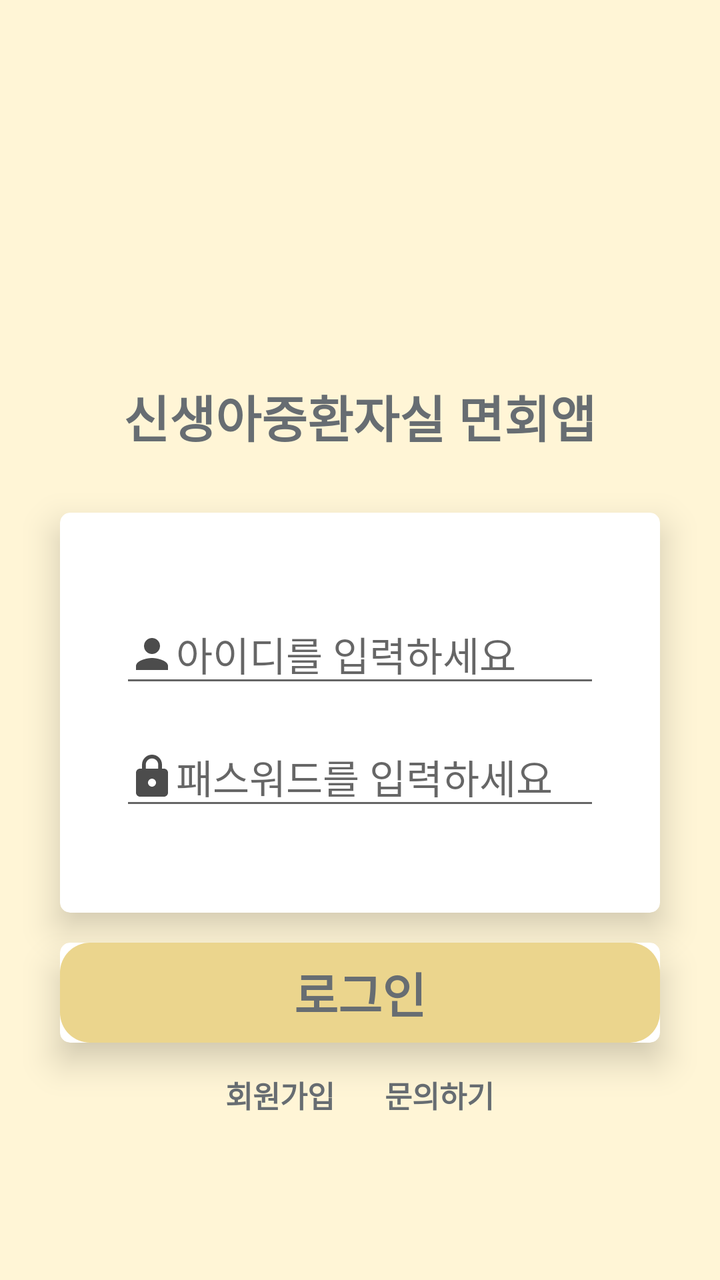
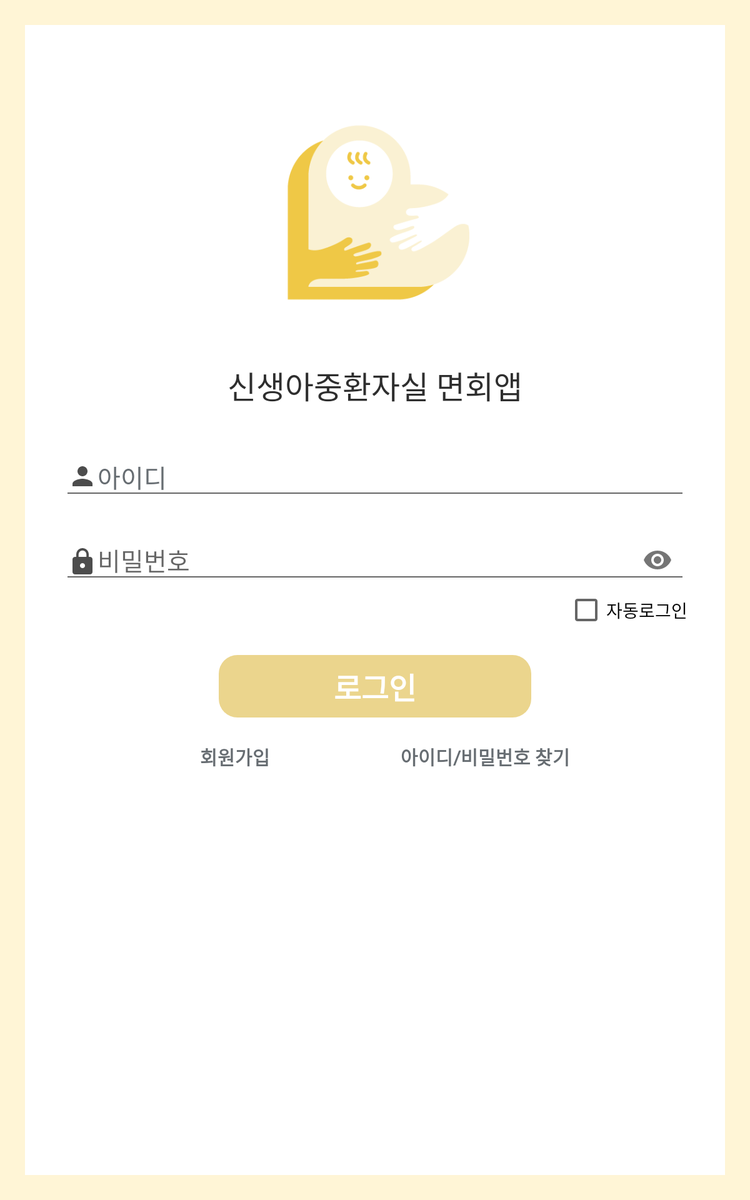

The same Android screen from two of the app's own layout files: first res/layout/ as a phone draws it, then the repository's variant for another configuration, drawn on a device whose configuration selects that folder. Both files follow.
<!-- AndroidManifest.xml: application theme AppTheme -->
<!-- res/layout/activity_login.xml -->
<?xml version="1.0" encoding="utf-8"?>
<LinearLayout xmlns:android="http://schemas.android.com/apk/res/android"
    xmlns:app="http://schemas.android.com/apk/res-auto"
    xmlns:tools="http://schemas.android.com/tools"
    android:layout_width="match_parent"
    android:layout_height="match_parent"
    android:orientation="vertical"
    android:background="@color/mainColor"
    tools:context=".LoginActivity">

        <ImageView
            android:id="@+id/logoImg"
            android:layout_width="130dp"
            android:layout_height="130dp"
            android:layout_marginTop="50dp"
            android:layout_gravity="center"
            android:src="@drawable/ic_launcher_background" />

        <TextView
            android:id="@+id/appNameTextView"
            android:layout_width="wrap_content"
            android:layout_height="wrap_content"
            android:layout_gravity="center"
            android:text="신생아중환자실 면회앱"
            android:layout_marginTop="10dp"
            android:textColor="@color/mainTextColor"
            android:textSize="25sp"
            android:textStyle="bold" />


        <androidx.cardview.widget.CardView
            android:id="@+id/card_view1"
            android:layout_width="match_parent"
            android:layout_height="200dp"
            android:layout_marginStart="30dp"
            android:layout_marginTop="30dp"
            android:layout_marginEnd="30dp"
            android:layout_marginBottom="10dp"
            app:cardCornerRadius="5dp"
            app:cardElevation="10dp"
            tools:ignore="MissingConstraints">

            <LinearLayout
                android:layout_width="match_parent"
                android:layout_height="match_parent"
                android:orientation="vertical">

                <RelativeLayout
                    android:layout_width="match_parent"
                    android:layout_height="match_parent"
                    android:gravity="center">
                    <EditText
                        android:id="@+id/idEditText"
                        android:layout_width="match_parent"
                        android:layout_height="wrap_content"
                        android:layout_marginStart="30dp"
                        android:layout_marginEnd="30dp"
                        android:drawableStart="@drawable/ic_person_black_24dp"
                        android:drawableLeft="@drawable/ic_person_black_24dp"
                        android:focusable="auto"
                        android:hint="아이디를 입력하세요"
                        android:inputType="text"
                        android:textSize="20sp"
                         />

                    <EditText
                        android:id="@+id/pwEditText"
                        android:layout_width="match_parent"
                        android:layout_height="wrap_content"
                        android:layout_below="@id/idEditText"
                        android:layout_marginTop="15dp"
                        android:layout_gravity="center"
                        android:layout_marginStart="30dp"
                        android:layout_marginEnd="30dp"
                        android:focusable="auto"
                        android:hint="패스워드를 입력하세요"
                        android:drawableStart="@drawable/ic_lock_black_24dp"
                        android:drawableLeft="@drawable/ic_lock_black_24dp"
                        android:inputType="textPassword"
                        android:textSize="20sp" />
                </RelativeLayout>

            </LinearLayout>

        </androidx.cardview.widget.CardView>

        <androidx.cardview.widget.CardView
            android:layout_width="300dp"
            android:layout_height="50dp"
            android:layout_gravity="center"
            android:layout_marginTop="5dp"
            app:cardCornerRadius="5dp"
            app:cardElevation="10dp">

            <Button
                android:id="@+id/loginBtn"
                android:layout_width="300dp"
                android:layout_height="50dp"
                android:text="로그인"
                android:background="@drawable/ripple_ok_btn"
                android:textColor="@color/mainTextColor"
                android:textSize="24sp"
                android:textStyle="bold"
                android:onClick="onClick"/>
        </androidx.cardview.widget.CardView>

    <LinearLayout
        android:id="@+id/ll"
        android:layout_width="match_parent"
        android:layout_height="wrap_content"
        android:layout_marginTop="15dp"
        android:gravity="center"
        android:orientation="horizontal">


        <TextView
            android:id="@+id/registerTxt"
            android:layout_width="wrap_content"
            android:layout_height="wrap_content"
            android:layout_marginEnd="25dp"
            android:onClick="onClick"
            android:text="회원가입"
            android:textColor="@color/mainTextColor"
            android:textSize="15sp"
            android:textStyle="bold"
            android:layout_marginRight="15dp" />

        <TextView
            android:id="@+id/inquireTxt"
            android:layout_width="wrap_content"
            android:layout_height="wrap_content"
            android:onClick="onClick"
            android:text="문의하기"
            android:textColor="@color/mainTextColor"
            android:textSize="15sp"
            android:textStyle="bold" />
    </LinearLayout>
</LinearLayout>
<!-- resources referenced by this layout -->
<resources>
  <color name="mainColor">#fff5d6</color>
  <color name="mainTextColor">#676d72</color>
  <!-- drawable ic_lock_black_24dp (drawable) -->
  <vector android:alpha="0.7" android:height="24dp"
      android:viewportHeight="24.0" android:viewportWidth="24.0"
      android:width="24dp" xmlns:android="http://schemas.android.com/apk/res/android">
      <path android:fillColor="@color/blackColor" android:pathData="M18,8h-1L17,6c0,-2.76 -2.24,-5 -5,-5S7,3.24 7,6v2L6,8c-1.1,0 -2,0.9 -2,2v10c0,1.1 0.9,2 2,2h12c1.1,0 2,-0.9 2,-2L20,10c0,-1.1 -0.9,-2 -2,-2zM12,17c-1.1,0 -2,-0.9 -2,-2s0.9,-2 2,-2 2,0.9 2,2 -0.9,2 -2,2zM15.1,8L8.9,8L8.9,6c0,-1.71 1.39,-3.1 3.1,-3.1 1.71,0 3.1,1.39 3.1,3.1v2z"/>
  </vector>
  <!-- drawable ic_person_black_24dp (drawable) -->
  <vector android:alpha="0.7" android:height="24dp"
      android:viewportHeight="24.0" android:viewportWidth="24.0"
      android:width="24dp" xmlns:android="http://schemas.android.com/apk/res/android">
      <path android:fillColor="@color/blackColor" android:pathData="M12,12c2.21,0 4,-1.79 4,-4s-1.79,-4 -4,-4 -4,1.79 -4,4 1.79,4 4,4zM12,14c-2.67,0 -8,1.34 -8,4v2h16v-2c0,-2.66 -5.33,-4 -8,-4z"/>
  </vector>
  <!-- drawable ripple_ok_btn (drawable) -->
  <?xml version="1.0" encoding="utf-8"?>
  <ripple xmlns:android="http://schemas.android.com/apk/res/android"
      xmlns:tools="http://schemas.android.com/tools"
      android:color="@color/colorAccent"
      tools:targetApi="lollipop"> 
  
  
      <item android:id="@android:id/mask">
          <shape android:shape="rectangle">
              <solid android:color="@color/colorAccent" />
              <corners android:radius="15dp" />
          </shape>
      </item>
  
      <item android:id="@android:id/background">
          <shape android:shape="rectangle">
              <gradient
                  android:angle="90"
                  android:endColor="@color/mainAccentColor"
                  android:startColor="@color/mainAccentColor"
                  android:type="linear" />
              <corners android:radius="15dp"/>
          </shape>
      </item>
  </ripple>
  <style name="AppTheme" parent="Theme.AppCompat.Light.NoActionBar">
          
          <item name="colorPrimary">@color/colorPrimary</item>
          <item name="colorPrimaryDark">@color/colorPrimaryDark</item>
          <item name="colorAccent">@color/colorAccent</item>
  
          <item name="android:textViewStyle">@style/TextViewStyle</item>
          <item name="android:buttonStyle">@style/ButtonStyle</item>
          <item name="android:editTextStyle">@style/EditTextStyle</item>
          <item name="android:radioButtonStyle">@style/RadioButtonStyle</item>
          <item name="android:checkboxStyle">@style/CheckboxStyle</item>
      </style>
  <color name="blackColor">#000000</color>
  <color name="colorAccent">#ebd58d</color>
  <color name="mainAccentColor">#ebd58d</color>
  <color name="colorPrimary">#fff5d6</color>
  <color name="colorPrimaryDark">#ebd58d</color>
  <style name="TextViewStyle" parent="@android:style/Widget.DeviceDefault.TextView">
          <item name="android:fontFamily">@font/jalnan</item>
      </style>
  <style name="ButtonStyle" parent="@android:style/Widget.DeviceDefault.Button.Borderless">
          <item name="android:fontFamily">@font/jalnan</item>
      </style>
  <style name="EditTextStyle" parent="@android:style/Widget.DeviceDefault.EditText">
          <item name="android:fontFamily">@font/jalnan</item>
      </style>
  <style name="RadioButtonStyle" parent="@android:style/Widget.DeviceDefault.CompoundButton.RadioButton">
          <item name="android:fontFamily">@font/jalnan</item>
      </style>
  <style name="CheckboxStyle" parent="@android:style/Widget.DeviceDefault.CompoundButton.CheckBox">
          <item name="android:fontFamily">@font/jalnan</item>
      </style>
</resources>
<!-- res/layout-h740dp/activity_login.xml (the repository's variant of the layout above) -->
<!-- drawn on a 7-inch tablet held upright -->
<?xml version="1.0" encoding="utf-8"?>
<LinearLayout xmlns:android="http://schemas.android.com/apk/res/android"
    xmlns:app="http://schemas.android.com/apk/res-auto"
    xmlns:tools="http://schemas.android.com/tools"
    android:layout_width="match_parent"
    android:layout_height="match_parent"
    android:background="@color/mainColor"
    android:focusable="true"
    android:orientation="vertical"
    tools:context=".LoginActivity">

    <LinearLayout
        android:layout_width="match_parent"
        android:layout_height="match_parent"
        android:layout_margin="20dp"
        android:background="@color/whiteColor"
        android:orientation="vertical">


        <ImageView
            android:id="@+id/logoImg"
            android:layout_width="180dp"
            android:layout_height="180dp"
            android:layout_gravity="center"
            android:layout_marginTop="60dp"
            android:src="@drawable/logo" />

        <TextView
            android:id="@+id/appNameTextView"
            android:layout_width="wrap_content"
            android:layout_height="wrap_content"
            android:layout_gravity="center"
            android:layout_marginTop="30dp"
            android:text="신생아중환자실 면회앱"
            android:textColor="@color/mainTextBoldColor"
            android:textSize="25sp" />

            <EditText
                android:id="@+id/idEditText"
                android:layout_width="match_parent"
                android:layout_height="wrap_content"
                android:layout_marginLeft="30dp"
                android:layout_marginRight="30dp"
                android:layout_marginTop="30dp"
                android:drawableLeft="@drawable/ic_person_black_24dp"
                android:drawableStart="@drawable/ic_person_black_24dp"
                android:hint="아이디"
                android:inputType="text"
                android:textColorHint="@color/mainTextColor"
                android:textSize="20sp"/>


        <com.google.android.material.textfield.TextInputLayout
            android:layout_width="match_parent"
            android:layout_height="wrap_content"
            android:layout_below="@id/idEditText"
            android:layout_marginLeft="30dp"
            android:layout_marginTop="10dp"
            android:layout_marginRight="30dp"
            app:passwordToggleEnabled="true">

            <com.google.android.material.textfield.TextInputEditText
                android:id="@+id/pwEditText"
                android:layout_width="match_parent"
                android:layout_height="wrap_content"
                android:drawableLeft="@drawable/ic_lock_black_24dp"
                android:drawableStart="@drawable/ic_lock_black_24dp"
                android:hint="비밀번호"
                android:inputType="textPassword"
                android:textColorHint="@color/mainTextColor"
                android:textSize="20sp" />

        </com.google.android.material.textfield.TextInputLayout>

        <CheckBox
            android:id="@+id/chk_auto"
            android:layout_width="wrap_content"
            android:layout_height="wrap_content"
            android:layout_marginStart="30dp"
            android:layout_marginLeft="30dp"
            android:layout_marginEnd="30dp"
            android:layout_gravity="right"
            android:text="자동로그인" />


        <Button
            android:id="@+id/loginBtn"
            android:layout_width="250dp"
            android:layout_height="50dp"
            android:layout_gravity="center"
            android:layout_marginTop="20dp"
            android:background="@drawable/ripple_ok_btn"
            android:onClick="onClick"
            android:text="로그인"
            android:textColor="@color/whiteColor"
            android:textSize="24sp"
            android:textStyle="bold" />

        <LinearLayout
            android:id="@+id/ll"
            android:layout_width="match_parent"
            android:layout_height="wrap_content"
            android:layout_marginTop="20dp"
            android:weightSum="2"
            android:gravity="center"
            android:orientation="horizontal">


            <TextView
                android:id="@+id/registerTxt"
                android:layout_width="0dp"
                android:layout_height="wrap_content"
                android:gravity="right"
                android:layout_weight="0.7"
                android:onClick="onClick"
                android:text="회원가입"
                android:textColor="@color/mainTextColor"
                android:textSize="15sp"
                android:textStyle="bold"/>

            <TextView
                android:id="@+id/inquireTxt"
                android:layout_width="0dp"
                android:layout_height="wrap_content"
                android:layout_weight="1.3"
                android:gravity="center"
                android:paddingRight="20dp"
                android:onClick="onClick"
                android:text="아이디/비밀번호 찾기"
                android:textColor="@color/mainTextColor"
                android:textSize="15sp"
                android:textStyle="bold" />
        </LinearLayout>
    </LinearLayout>
</LinearLayout>
<!-- resources referenced by the variant -->
<!-- as a 7-inch tablet held upright resolves them -->
<resources>
  <color name="mainColor">#fff5d6</color>
  <color name="mainTextBoldColor">#2e2e2e</color>
  <color name="mainTextColor">#676d72</color>
  <color name="whiteColor">#ffffff</color>
  <!-- drawable ic_lock_black_24dp (drawable) -->
  <vector android:alpha="0.7" android:height="24dp"
      android:viewportHeight="24.0" android:viewportWidth="24.0"
      android:width="24dp" xmlns:android="http://schemas.android.com/apk/res/android">
      <path android:fillColor="@color/blackColor" android:pathData="M18,8h-1L17,6c0,-2.76 -2.24,-5 -5,-5S7,3.24 7,6v2L6,8c-1.1,0 -2,0.9 -2,2v10c0,1.1 0.9,2 2,2h12c1.1,0 2,-0.9 2,-2L20,10c0,-1.1 -0.9,-2 -2,-2zM12,17c-1.1,0 -2,-0.9 -2,-2s0.9,-2 2,-2 2,0.9 2,2 -0.9,2 -2,2zM15.1,8L8.9,8L8.9,6c0,-1.71 1.39,-3.1 3.1,-3.1 1.71,0 3.1,1.39 3.1,3.1v2z"/>
  </vector>
  <!-- drawable ic_person_black_24dp (drawable) -->
  <vector android:alpha="0.7" android:height="24dp"
      android:viewportHeight="24.0" android:viewportWidth="24.0"
      android:width="24dp" xmlns:android="http://schemas.android.com/apk/res/android">
      <path android:fillColor="@color/blackColor" android:pathData="M12,12c2.21,0 4,-1.79 4,-4s-1.79,-4 -4,-4 -4,1.79 -4,4 1.79,4 4,4zM12,14c-2.67,0 -8,1.34 -8,4v2h16v-2c0,-2.66 -5.33,-4 -8,-4z"/>
  </vector>
  <!-- drawable logo: png bitmap (drawable-xxxhdpi, 9685 bytes) -->
  <!-- drawable ripple_ok_btn (drawable) -->
  <?xml version="1.0" encoding="utf-8"?>
  <ripple xmlns:android="http://schemas.android.com/apk/res/android"
      xmlns:tools="http://schemas.android.com/tools"
      android:color="@color/colorAccent"
      tools:targetApi="lollipop"> 
  
  
      <item android:id="@android:id/mask">
          <shape android:shape="rectangle">
              <solid android:color="@color/colorAccent" />
              <corners android:radius="15dp" />
          </shape>
      </item>
  
      <item android:id="@android:id/background">
          <shape android:shape="rectangle">
              <gradient
                  android:angle="90"
                  android:endColor="@color/mainAccentColor"
                  android:startColor="@color/mainAccentColor"
                  android:type="linear" />
              <corners android:radius="15dp"/>
          </shape>
      </item>
  </ripple>
  <style name="AppTheme" parent="Theme.AppCompat.Light.NoActionBar">
          
          <item name="colorPrimary">@color/colorPrimary</item>
          <item name="colorPrimaryDark">@color/colorPrimaryDark</item>
          <item name="colorAccent">@color/colorAccent</item>
  
          <item name="android:textViewStyle">@style/TextViewStyle</item>
          <item name="android:buttonStyle">@style/ButtonStyle</item>
          <item name="android:editTextStyle">@style/EditTextStyle</item>
          <item name="android:radioButtonStyle">@style/RadioButtonStyle</item>
          <item name="android:checkboxStyle">@style/CheckboxStyle</item>
      </style>
  <color name="blackColor">#000000</color>
  <color name="colorAccent">#ebd58d</color>
  <color name="mainAccentColor">#ebd58d</color>
  <color name="colorPrimary">#fff5d6</color>
  <color name="colorPrimaryDark">#ebd58d</color>
  <style name="TextViewStyle" parent="@android:style/Widget.DeviceDefault.TextView">
          <item name="android:fontFamily">@font/jalnan</item>
      </style>
  <style name="ButtonStyle" parent="@android:style/Widget.DeviceDefault.Button.Borderless">
          <item name="android:fontFamily">@font/jalnan</item>
      </style>
  <style name="EditTextStyle" parent="@android:style/Widget.DeviceDefault.EditText">
          <item name="android:fontFamily">@font/jalnan</item>
      </style>
  <style name="RadioButtonStyle" parent="@android:style/Widget.DeviceDefault.CompoundButton.RadioButton">
          <item name="android:fontFamily">@font/jalnan</item>
      </style>
  <style name="CheckboxStyle" parent="@android:style/Widget.DeviceDefault.CompoundButton.CheckBox">
          <item name="android:fontFamily">@font/jalnan</item>
      </style>
</resources>
